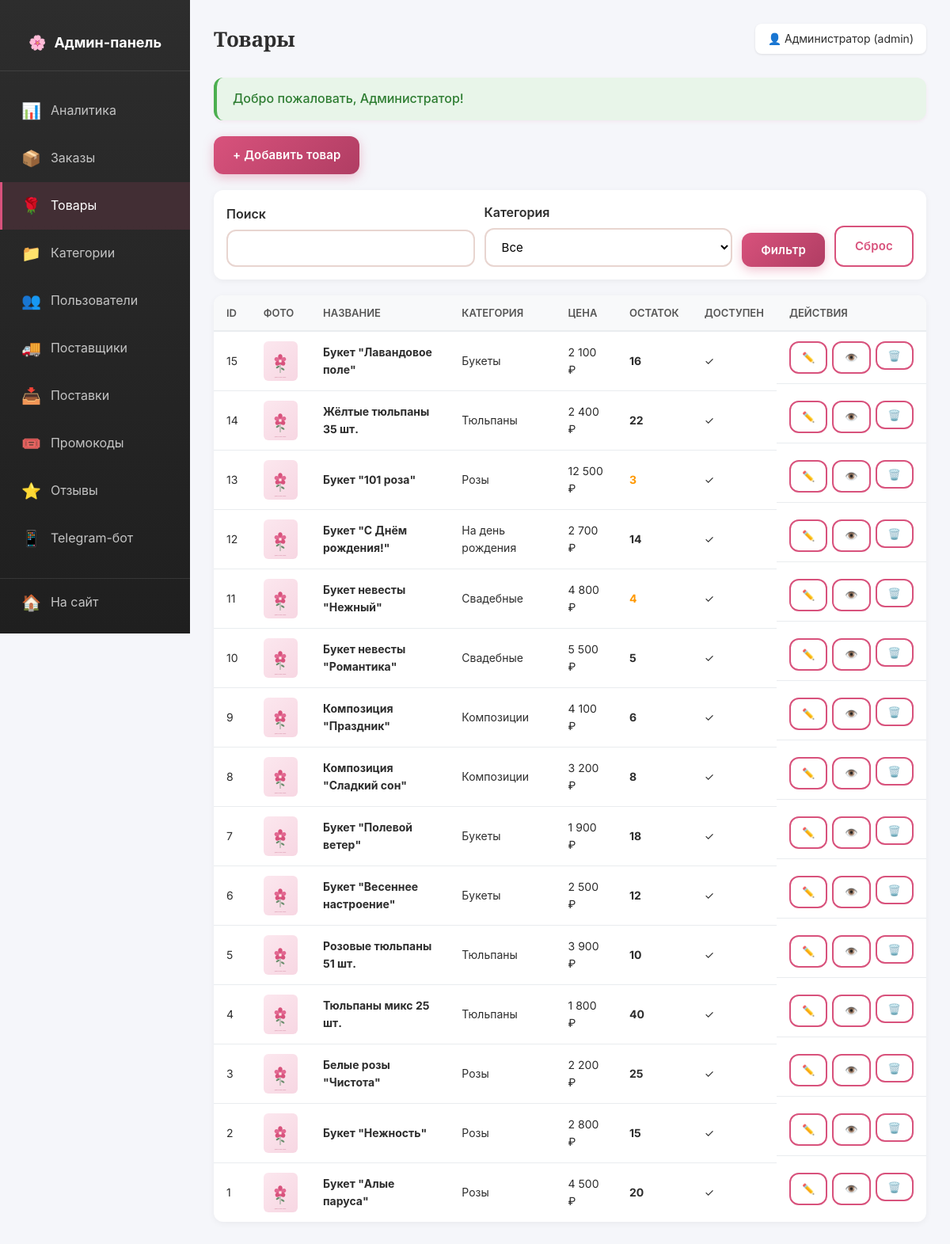
/admin/products.php (signed in), run on the app's committed database.
### tables this page shows
CREATE TABLE `users` (
  `id` INT(11) NOT NULL AUTO_INCREMENT,
  `name` VARCHAR(100) NOT NULL COMMENT 'Имя пользователя',
  `email` VARCHAR(100) NOT NULL UNIQUE COMMENT 'Email (логин)',
  `phone` VARCHAR(20) DEFAULT NULL COMMENT 'Телефон',
  `password_hash` VARCHAR(255) NOT NULL COMMENT 'Хеш пароля',
  `role` ENUM('admin','manager','client') NOT NULL DEFAULT 'client' COMMENT 'Роль пользователя',
  `created_at` TIMESTAMP NOT NULL DEFAULT CURRENT_TIMESTAMP,
  PRIMARY KEY (`id`),
  KEY `idx_email` (`email`),
  KEY `idx_role` (`role`)
);

CREATE TABLE `products` (
  `id` INT(11) NOT NULL AUTO_INCREMENT,
  `category_id` INT(11) NOT NULL,
  `name` VARCHAR(200) NOT NULL COMMENT 'Название товара',
  `description` TEXT DEFAULT NULL COMMENT 'Описание',
  `price` DECIMAL(10,2) NOT NULL DEFAULT 0.00 COMMENT 'Цена',
  `stock_quantity` INT(11) NOT NULL DEFAULT 0 COMMENT 'Остаток на складе',
  `image` VARCHAR(255) DEFAULT NULL COMMENT 'Изображение',
  `composition` TEXT DEFAULT NULL COMMENT 'Состав букета',
  `size` VARCHAR(50) DEFAULT NULL COMMENT 'Размер',
  `is_available` TINYINT(1) NOT NULL DEFAULT 1 COMMENT 'Доступен к заказу',
  `created_at` TIMESTAMP NOT NULL DEFAULT CURRENT_TIMESTAMP,
  PRIMARY KEY (`id`),
  KEY `idx_category` (`category_id`),
  KEY `idx_available` (`is_available`),
  CONSTRAINT `fk_products_category` FOREIGN KEY (`category_id`) REFERENCES `categories` (`id`) ON DELETE CASCADE
);

CREATE TABLE `categories` (
  `id` INT(11) NOT NULL AUTO_INCREMENT,
  `name` VARCHAR(100) NOT NULL COMMENT 'Название категории',
  `slug` VARCHAR(100) NOT NULL UNIQUE COMMENT 'URL-имя',
  `description` TEXT DEFAULT NULL COMMENT 'Описание',
  `image` VARCHAR(255) DEFAULT NULL COMMENT 'Изображение',
  `parent_id` INT(11) DEFAULT NULL COMMENT 'Родительская категория',
  PRIMARY KEY (`id`),
  KEY `idx_slug` (`slug`),
  KEY `idx_parent` (`parent_id`),
  CONSTRAINT `fk_categories_parent` FOREIGN KEY (`parent_id`) REFERENCES `categories` (`id`) ON DELETE SET NULL
);

### includes/functions.php (called while the page is built, shortened)
<?php
function e(string $string): string
{
    return htmlspecialchars($string ?? '', ENT_QUOTES | ENT_HTML5, 'UTF-8');
}
function clean(string $string): string
{
    return trim(strip_tags($string));
}
function isLoggedIn(): bool
{
    return !empty($_SESSION['user_id']);
}
function currentUserId(): ?int
{
    return $_SESSION['user_id'] ?? null;
}
function currentUser(): ?array
{
    static $user = null;
    if ($user === null) {
        $user = db()->fetchOne(
            "SELECT * FROM users WHERE id = ?",
            [currentUserId()]
        );
    }
    return $user;
}
function isAdmin(): bool
{
    $user = currentUser();
    return $user && in_array($user['role'], ['admin', 'manager']);
}
function requireAdmin(): void
{
    if (!isAdmin()) {
        header('Location: /login.php');
        exit;
    }
}
function getFlash(string $type): ?string
{
    if (isset($_SESSION['flash'][$type])) {
        $msg = $_SESSION['flash'][$type];
        return $msg;
    }
    return null;
}
function formatPrice($price): string
{
    return number_format((float)$price, 0, '.', ' ') . ' ₽';
}
function productImage(?string $image): string
{
    $path = UPLOAD_PATH . '/' . $image;
    return '/assets/images/placeholder.svg';
}

### includes/db.php (called while the page is built, shortened)
<?php
class Database
{
    private static ?Database $instance = null;
    private PDO $pdo;
    private function __construct()
    {
        try {
            $dsn = 'mysql:host=' . DB_HOST . ';dbname=' . DB_NAME . ';charset=' . DB_CHARSET;
            $options = [
                PDO::ATTR_ERRMODE => PDO::ERRMODE_EXCEPTION,
                PDO::ATTR_DEFAULT_FETCH_MODE => PDO::FETCH_ASSOC,
                PDO::ATTR_EMULATE_PREPARES => false,
                PDO::MYSQL_ATTR_INIT_COMMAND => "SET NAMES utf8mb4 COLLATE utf8mb4_unicode_ci"
            ];
            $this->pdo = new PDO($dsn, DB_USER, DB_PASS, $options);
        } catch (PDOException $e) {
            if (DEBUG_MODE) {
                die('Ошибка подключения к БД: ' . $e->getMessage());
            } else {
                die('Ошибка подключения к базе данных. Обратитесь к администратору.');
            }
        }
    }
    public static function getInstance(): Database
    {
        if (self::$instance === null) {
            self::$instance = new self();
        }
        return self::$instance;
    }
    public function query(string $sql, array $params = []): PDOStatement
    {
        try {
            $stmt = $this->pdo->prepare($sql);
            $stmt->execute($params);
            return $stmt;
        } catch (PDOException $e) {
            if (DEBUG_MODE) {
                die('Ошибка SQL: ' . $e->getMessage() . '<br>SQL: ' . $sql);
            } else {
                die('Произошла ошибка при работе с базой данных.');
            }
        }
    }
    public function fetchOne(string $sql, array $params = []): ?array
    {
        $stmt = $this->query($sql, $params);
        $result = $stmt->fetch();
        return $result ?: null;
    }
    public function fetchAll(string $sql, array $params = []): array
    {
        return $this->query($sql, $params)->fetchAll();
    }
}
function db(): Database
{
    return Database::getInstance();
}

### admin/products.php (the view, shortened to what this page needs)
<?php
require_once __DIR__ . '/../includes/db.php';
require_once __DIR__ . '/../includes/functions.php';
$pageTitle = 'Товары';
$search = clean($_GET['search'] ?? '');
$where = ['1=1'];
$params = [];
$products = db()->fetchAll(
    "SELECT p.*, c.name AS category_name
     FROM products p
     LEFT JOIN categories c ON p.category_id = c.id
     WHERE " . implode(' AND ', $where) . "
     ORDER BY p.id DESC",
    $params
);
include __DIR__ . '/_header.php';
?>
<div style="display: flex; justify-content: space-between; margin-bottom: 20px; flex-wrap: wrap; gap: 12px;">
    <a href="product_edit.php" class="btn btn--primary">+ Добавить товар</a>
</div>
<form method="GET" class="admin-filters">
    <div class="form__group">
        <label class="form__label">Поиск</label>
        <input type="text" name="search" class="form__input" value="<?= e($search) ?>">
    </div>
    <div class="form__group">
        <label class="form__label">Категория</label>
        <select name="category" class="form__select">
            <option value="">Все</option>
        </select>
    </div>
    <button type="submit" class="btn btn--primary">Фильтр</button>
    <a href="?" class="btn btn--outline">Сброс</a>
</form>
<table class="admin-table">
    <thead>
        <tr>
            <th>ID</th>
            <th>Фото</th>
            <th>Название</th>
            <th>Категория</th>
            <th>Цена</th>
            <th>Остаток</th>
            <th>Доступен</th>
            <th>Действия</th>
        </tr>
    </thead>
    <tbody>
    <?php if (empty($products)): ?>
        <tr><td colspan="8" class="text-center" style="padding: 30px;">Товаров не найдено</td></tr>
    <?php else: ?>
        <?php foreach ($products as $p): ?>
            <tr>
                <td><?= $p['id'] ?></td>
                <td>
                    <img src="<?= e(productImage($p['image'])) ?>" alt="" style="width: 50px; height: 50px; object-fit: cover; border-radius: 6px;">
                </td>
                <td><strong><?= e($p['name']) ?></strong></td>
                <td><?= e($p['category_name']) ?></td>
                <td><?= formatPrice($p['price']) ?></td>
                <td>
                    <?php if ($p['stock_quantity'] <= 0): ?>
                        <span style="color: #f44336;"><strong>0</strong></span>
                    <?php elseif ($p['stock_quantity'] < 5): ?>
                        <span style="color: #ff9800;"><strong><?= $p['stock_quantity'] ?></strong></span>
                    <?php else: ?>
                        <strong><?= $p['stock_quantity'] ?></strong>
                    <?php endif; ?>
                </td>
                <td>
                    <?= $p['is_available'] ? '✓' : '✕' ?>
                </td>
                <td class="admin-table__actions">
                    <a href="product_edit.php?id=<?= $p['id'] ?>" class="btn btn--outline btn--small">✏️</a>
                    <a href="/pages/product.php?id=<?= $p['id'] ?>" target="_blank" class="btn btn--outline btn--small">👁️</a>
                    <form method="POST" style="display: inline;">
                        <button type="submit" class="btn btn--outline btn--small" data-confirm="Удалить товар?">🗑️</button>
                    </form>
                </td>
            </tr>
        <?php endforeach; ?>
    <?php endif; ?>
    </tbody>
</table>
<?php include __DIR__ . '/_footer.php'; ?>

### admin/_header.php (shortened to what this page needs)
<?php
requireAdmin();
$user = currentUser();
$currentPage = basename($_SERVER['PHP_SELF'], '.php');
?>
<!DOCTYPE html>
<html lang="ru">
<head>
    <link rel="stylesheet" href="/assets/css/style.css">
    <link rel="stylesheet" href="/assets/css/admin.css">
</head>
<body>
<div class="admin-layout">
    <aside class="admin-sidebar">
        <div class="admin-sidebar__logo">
            <a href="/admin/">
                🌸 <span>Админ-панель</span>
            </a>
        </div>
        <ul class="admin-menu">
            <li>
                <a href="/admin/" class="admin-menu__item <?= $currentPage === 'index' ? 'active' : '' ?>">
                    <span class="admin-menu__icon">📊</span>
                    <span>Аналитика</span>
                </a>
            </li>
            <li>
                <a href="/admin/orders.php" class="admin-menu__item <?= $currentPage === 'orders' ? 'active' : '' ?>">
                    <span class="admin-menu__icon">📦</span>
                    <span>Заказы</span>
                </a>
            </li>
            <li>
                <a href="/admin/products.php" class="admin-menu__item <?= in_array($currentPage, ['products', 'product_edit']) ? 'active' : '' ?>">
                    <span class="admin-menu__icon">🌹</span>
                    <span>Товары</span>
                </a>
            </li>
            <li>
                <a href="/admin/categories.php" class="admin-menu__item <?= $currentPage === 'categories' ? 'active' : '' ?>">
                    <span class="admin-menu__icon">📁</span>
                    <span>Категории</span>
                </a>
            </li>
            <li>
                <a href="/admin/users.php" class="admin-menu__item <?= $currentPage === 'users' ? 'active' : '' ?>">
                    <span class="admin-menu__icon">👥</span>
                    <span>Пользователи</span>
                </a>
            </li>
            <li>
                <a href="/admin/suppliers.php" class="admin-menu__item <?= in_array($currentPage, ['suppliers', 'deliveries']) ? 'active' : '' ?>">
                    <span class="admin-menu__icon">🚚</span>
                    <span>Поставщики</span>
                </a>
            </li>
            <li>
                <a href="/admin/deliveries.php" class="admin-menu__item <?= $currentPage === 'deliveries' ? 'active' : '' ?>">
                    <span class="admin-menu__icon">📥</span>
                    <span>Поставки</span>
                </a>
            </li>
            <li>
                <a href="/admin/promocodes.php" class="admin-menu__item <?= $currentPage === 'promocodes' ? 'active' : '' ?>">
                    <span class="admin-menu__icon">🎟️</span>
                    <span>Промокоды</span>
                </a>
            </li>
            <li>
                <a href="/admin/reviews.php" class="admin-menu__item <?= $currentPage === 'reviews' ? 'active' : '' ?>">
                    <span class="admin-menu__icon">⭐</span>
                    <span>Отзывы</span>
                </a>
            </li>
            <li>
                <a href="/admin/telegram.php" class="admin-menu__item <?= $currentPage === 'telegram' ? 'active' : '' ?>">
                    <span class="admin-menu__icon">📱</span>
                    <span>Telegram-бот</span>
                </a>
            </li>
            <li style="border-top: 1px solid rgba(255,255,255,0.1); margin-top: 20px;">
                <a href="/" class="admin-menu__item">
                    <span class="admin-menu__icon">🏠</span>
                    <span>На сайт</span>
                </a>
            </li>
            <li>
                <a href="/logout.php" class="admin-menu__item">
                </a>
            </li>
        </ul>
    </aside>
    <main class="admin-content">
        <div class="admin-header">
            <h1 class="admin-header__title"><?= isset($pageTitle) ? e($pageTitle) : 'Админ-панель' ?></h1>
            <div class="admin-header__user">
                👤 <?= e($user['name']) ?> (<?= e($user['role']) ?>)
            </div>
        </div>
        <?php if ($flash = getFlash('success')): ?>
            <div class="flash flash--success"><?= e($flash) ?></div>
        <?php endif; ?>

### assets/css/style.css (style rules this page uses)
:root { --color-primary: #d8527c; --color-primary-dark: #b03d63; --color-primary-light: #f7d6e2; --color-secondary: #6b8e6e; --color-secondary-dark: #4f6e52; --color-accent: #f4a8c4; --color-bg: #fdf8f5; --color-bg-alt: #faf0eb; --color-text: #2d2d2d; --color-text-muted: #6b6b6b; --color-border: #e8d5d0; --color-white: #ffffff; --color-success: #4caf50; --color-error: #f44336; --color-warning: #ff9800; --shadow-sm: 0 2px 4px rgba(216, 82, 124, 0.08); --shadow-md: 0 4px 12px rgba(216, 82, 124, 0.12); --shadow-lg: 0 8px 24px rgba(216, 82, 124, 0.16); --shadow-xl: 0 16px 48px rgba(216, 82, 124, 0.20); --radius-sm: 6px; --radius-md: 12px; --radius-lg: 20px; --transition: all 0.25s cubic-bezier(0.4, 0, 0.2, 1); --transition-slow: all 0.4s cubic-bezier(0.4, 0, 0.2, 1); --font-heading: 'Playfair Display', Georgia, serif; --font-body: 'Inter', -apple-system, BlinkMacSystemFont, 'Segoe UI', sans-serif; --font-accent: 'Caveat', cursive; }
*, *::before, *::after { box-sizing: border-box; margin: 0; padding: 0; }
html { scroll-behavior: smooth; }
body { font-family: var(--font-body); color: var(--color-text); background: var(--color-bg); line-height: 1.6; min-height: 100vh; display: flex; flex-direction: column; -webkit-font-smoothing: antialiased; -moz-osx-font-smoothing: grayscale; }
h1, h2, h3, h4, h5, h6 { font-family: var(--font-heading); font-weight: 700; letter-spacing: -0.01em; line-height: 1.2; }
img { max-width: 100%; display: block; }
a { color: var(--color-primary); text-decoration: none; transition: var(--transition); }
button { cursor: pointer; font-family: inherit; }
input, textarea, select { font-family: inherit; }
.flash { margin: 20px auto; padding: 14px 20px; border-radius: var(--radius-md); font-weight: 500; }
.flash--success { background: #e8f5e9; color: #2e7d32; border-left: 4px solid var(--color-success); }
.btn { display: inline-flex; align-items: center; justify-content: center; gap: 8px; padding: 12px 24px; border-radius: var(--radius-md); border: none; font-size: 15px; font-weight: 600; cursor: pointer; transition: var(--transition); text-align: center; }
.btn--primary { background: var(--color-primary); color: var(--color-white); }
.btn--outline { background: transparent; color: var(--color-primary); border: 2px solid var(--color-primary); }
.btn--small { padding: 8px 14px; font-size: 13px; }
.form__group { margin-bottom: 20px; }
.form__label { display: block; font-weight: 600; margin-bottom: 6px; color: var(--color-text); }
.form__input, .form__textarea, .form__select { width: 100%; padding: 12px 16px; border: 2px solid var(--color-border); border-radius: var(--radius-md); font-size: 15px; transition: var(--transition); outline: none; background: var(--color-white); }
.btn { position: relative; overflow: hidden; font-family: var(--font-body); font-weight: 600; letter-spacing: 0.01em; transition: var(--transition); isolation: isolate; }
.btn::before { content: ''; position: absolute; inset: 0; background: linear-gradient(120deg, transparent, rgba(255,255,255,0.3), transparent); transform: translateX(-100%); transition: transform 0.6s; z-index: -1; }
.btn--primary { background: linear-gradient(135deg, var(--color-primary) 0%, var(--color-primary-dark) 100%); box-shadow: 0 4px 14px rgba(216, 82, 124, 0.35); }
.form__input, .form__select, .form__textarea { transition: all 0.3s; font-family: var(--font-body); }
.flash { animation: slideInTop 0.4s ease-out; border-radius: var(--radius-md); box-shadow: var(--shadow-sm); }
img { transition: opacity 0.3s; }
img.loaded { opacity: 1; }

### data on the page
users: name "Администратор", role "admin"
products: id "15", name "Букет \"Лавандовое поле\"", category.name "Букеты", price "2 100 ₽", stock_quantity "16"
products: id "14", name "Жёлтые тюльпаны 35 шт.", category.name "Тюльпаны", price "2 400 ₽", stock_quantity "22"
products: id "13", name "Букет \"101 роза\"", category.name "Розы", price "12 500 ₽", stock_quantity "3"
products: id "12", name "Букет \"С Днём рождения!\"", category.name "На день рождения", price "2 700 ₽", stock_quantity "14"
products: id "11", name "Букет невесты \"Нежный\"", category.name "Свадебные", price "4 800 ₽", stock_quantity "4"
products: id "10", name "Букет невесты \"Романтика\"", category.name "Свадебные", price "5 500 ₽", stock_quantity "5"
products: id "9", name "Композиция \"Праздник\"", category.name "Композиции", price "4 100 ₽", stock_quantity "6"
products: id "8", name "Композиция \"Сладкий сон\"", category.name "Композиции", price "3 200 ₽", stock_quantity "8"
products: id "7", name "Букет \"Полевой ветер\"", category.name "Букеты", price "1 900 ₽", stock_quantity "18"
products: id "6", name "Букет \"Весеннее настроение\"", category.name "Букеты", price "2 500 ₽", stock_quantity "12"
products: id "5", name "Розовые тюльпаны 51 шт.", category.name "Тюльпаны", price "3 900 ₽", stock_quantity "10"
products: id "4", name "Тюльпаны микс 25 шт.", category.name "Тюльпаны", price "1 800 ₽", stock_quantity "40"
products: id "3", name "Белые розы \"Чистота\"", category.name "Розы", price "2 200 ₽", stock_quantity "25"
products: id "2", name "Букет \"Нежность\"", category.name "Розы", price "2 800 ₽", stock_quantity "15"
products: id "1", name "Букет \"Алые паруса\"", category.name "Розы", price "4 500 ₽", stock_quantity "20"

### other printed values
$pageTitle "Товары"
$flash "Добро пожаловать, Администратор!"
